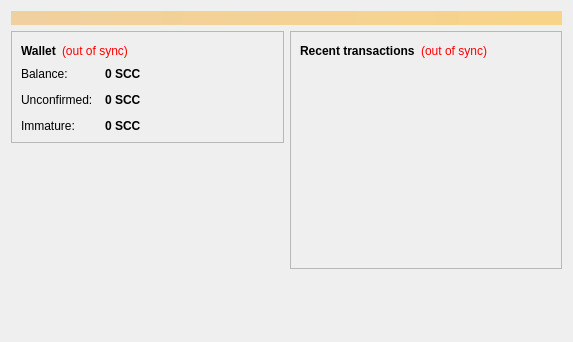
<?xml version="1.0" encoding="UTF-8"?>
<ui version="4.0">
 <class>OverviewPage</class>
 <widget class="QWidget" name="OverviewPage">
  <property name="geometry">
   <rect>
    <x>0</x>
    <y>0</y>
    <width>573</width>
    <height>342</height>
   </rect>
  </property>
  <property name="windowTitle">
   <string>Form</string>
  </property>
  <layout class="QVBoxLayout" name="topLayout">
   <item>
    <widget class="QLabel" name="labelAlerts">
     <property name="visible">
      <bool>false</bool>
     </property>
     <property name="styleSheet">
      <string notr="true">background-color: qlineargradient(x1: 0, y1: 0, x2: 1, y2: 0, stop:0 #F0D0A0, stop:1 #F8D488); color:#000000;</string>
     </property>
     <property name="wordWrap">
      <bool>true</bool>
     </property>
     <property name="margin">
      <number>3</number>
     </property>
    </widget>
   </item>
   <item>
    <layout class="QHBoxLayout" name="horizontalLayout" stretch="1,1">
     <item>
      <layout class="QVBoxLayout" name="verticalLayout_2">
       <item>
        <widget class="QFrame" name="frame">
         <property name="frameShape">
          <enum>QFrame::StyledPanel</enum>
         </property>
         <property name="frameShadow">
          <enum>QFrame::Raised</enum>
         </property>
         <layout class="QVBoxLayout" name="verticalLayout_4">
          <item>
           <layout class="QHBoxLayout" name="horizontalLayout_4">
            <item>
             <widget class="QLabel" name="label_5">
              <property name="font">
               <font>
                <weight>75</weight>
                <bold>true</bold>
               </font>
              </property>
              <property name="text">
               <string>Wallet</string>
              </property>
             </widget>
            </item>
            <item>
             <widget class="QLabel" name="labelWalletStatus">
              <property name="toolTip">
               <string>The displayed information may be out of date. Your wallet automatically synchronizes with the Scicoin network after a connection is established, but this process has not completed yet.</string>
              </property>
              <property name="styleSheet">
               <string notr="true">QLabel { color: red; }</string>
              </property>
              <property name="text">
               <string notr="true">(out of sync)</string>
              </property>
              <property name="alignment">
               <set>Qt::AlignLeading|Qt::AlignLeft|Qt::AlignVCenter</set>
              </property>
             </widget>
            </item>
            <item>
             <spacer name="horizontalSpacer_2">
              <property name="orientation">
               <enum>Qt::Horizontal</enum>
              </property>
              <property name="sizeHint" stdset="0">
               <size>
                <width>40</width>
                <height>20</height>
               </size>
              </property>
             </spacer>
            </item>
           </layout>
          </item>
          <item>
           <layout class="QFormLayout" name="formLayout_2">
            <property name="fieldGrowthPolicy">
             <enum>QFormLayout::AllNonFixedFieldsGrow</enum>
            </property>
            <property name="horizontalSpacing">
             <number>12</number>
            </property>
            <property name="verticalSpacing">
             <number>12</number>
            </property>
            <item row="0" column="0">
             <widget class="QLabel" name="label">
              <property name="text">
               <string>Balance:</string>
              </property>
             </widget>
            </item>
            <item row="0" column="1">
             <widget class="QLabel" name="labelBalance">
              <property name="font">
               <font>
                <weight>75</weight>
                <bold>true</bold>
               </font>
              </property>
              <property name="cursor">
               <cursorShape>IBeamCursor</cursorShape>
              </property>
              <property name="toolTip">
               <string>Your current balance</string>
              </property>
              <property name="text">
               <string notr="true">0 SCC</string>
              </property>
              <property name="textInteractionFlags">
               <set>Qt::LinksAccessibleByMouse|Qt::TextSelectableByKeyboard|Qt::TextSelectableByMouse</set>
              </property>
             </widget>
            </item>
            <item row="1" column="0">
             <widget class="QLabel" name="label_3">
              <property name="text">
               <string>Unconfirmed:</string>
              </property>
             </widget>
            </item>
            <item row="1" column="1">
             <widget class="QLabel" name="labelUnconfirmed">
              <property name="font">
               <font>
                <weight>75</weight>
                <bold>true</bold>
               </font>
              </property>
              <property name="cursor">
               <cursorShape>IBeamCursor</cursorShape>
              </property>
              <property name="toolTip">
               <string>Total of transactions that have yet to be confirmed, and do not yet count toward the current balance</string>
              </property>
              <property name="text">
               <string notr="true">0 SCC</string>
              </property>
              <property name="textInteractionFlags">
               <set>Qt::LinksAccessibleByMouse|Qt::TextSelectableByKeyboard|Qt::TextSelectableByMouse</set>
              </property>
             </widget>
            </item>
            <item row="2" column="0">
             <widget class="QLabel" name="labelImmatureText">
              <property name="text">
               <string>Immature:</string>
              </property>
             </widget>
            </item>
            <item row="2" column="1">
             <widget class="QLabel" name="labelImmature">
              <property name="font">
               <font>
                <weight>75</weight>
                <bold>true</bold>
               </font>
              </property>
              <property name="toolTip">
               <string>Mined balance that has not yet matured</string>
              </property>
              <property name="text">
               <string notr="true">0 SCC</string>
              </property>
              <property name="textInteractionFlags">
               <set>Qt::LinksAccessibleByMouse|Qt::TextSelectableByKeyboard|Qt::TextSelectableByMouse</set>
              </property>
             </widget>
            </item>
           </layout>
          </item>
         </layout>
        </widget>
       </item>
       <item>
        <spacer name="verticalSpacer">
         <property name="orientation">
          <enum>Qt::Vertical</enum>
         </property>
         <property name="sizeHint" stdset="0">
          <size>
           <width>20</width>
           <height>40</height>
          </size>
         </property>
        </spacer>
       </item>
      </layout>
     </item>
     <item>
      <layout class="QVBoxLayout" name="verticalLayout_3">
       <item>
        <widget class="QFrame" name="frame_2">
         <property name="frameShape">
          <enum>QFrame::StyledPanel</enum>
         </property>
         <property name="frameShadow">
          <enum>QFrame::Raised</enum>
         </property>
         <layout class="QVBoxLayout" name="verticalLayout">
          <item>
           <layout class="QHBoxLayout" name="horizontalLayout_2">
            <item>
             <widget class="QLabel" name="label_4">
              <property name="text">
               <string>&lt;b&gt;Recent transactions&lt;/b&gt;</string>
              </property>
             </widget>
            </item>
            <item>
             <widget class="QLabel" name="labelTransactionsStatus">
              <property name="toolTip">
               <string>The displayed information may be out of date. Your wallet automatically synchronizes with the Scicoin network after a connection is established, but this process has not completed yet.</string>
              </property>
              <property name="styleSheet">
               <string notr="true">QLabel { color: red; }</string>
              </property>
              <property name="text">
               <string notr="true">(out of sync)</string>
              </property>
              <property name="alignment">
               <set>Qt::AlignRight|Qt::AlignTrailing|Qt::AlignVCenter</set>
              </property>
             </widget>
            </item>
            <item>
             <spacer name="horizontalSpacer">
              <property name="orientation">
               <enum>Qt::Horizontal</enum>
              </property>
              <property name="sizeHint" stdset="0">
               <size>
                <width>40</width>
                <height>20</height>
               </size>
              </property>
             </spacer>
            </item>
           </layout>
          </item>
          <item>
           <widget class="QListView" name="listTransactions">
            <property name="styleSheet">
             <string notr="true">QListView { background: transparent; }</string>
            </property>
            <property name="frameShape">
             <enum>QFrame::NoFrame</enum>
            </property>
            <property name="verticalScrollBarPolicy">
             <enum>Qt::ScrollBarAlwaysOff</enum>
            </property>
            <property name="horizontalScrollBarPolicy">
             <enum>Qt::ScrollBarAlwaysOff</enum>
            </property>
            <property name="selectionMode">
             <enum>QAbstractItemView::NoSelection</enum>
            </property>
           </widget>
          </item>
         </layout>
        </widget>
       </item>
       <item>
        <spacer name="verticalSpacer_2">
         <property name="orientation">
          <enum>Qt::Vertical</enum>
         </property>
         <property name="sizeHint" stdset="0">
          <size>
           <width>20</width>
           <height>40</height>
          </size>
         </property>
        </spacer>
       </item>
      </layout>
     </item>
    </layout>
   </item>
  </layout>
 </widget>
 <resources/>
 <connections/>
</ui>
